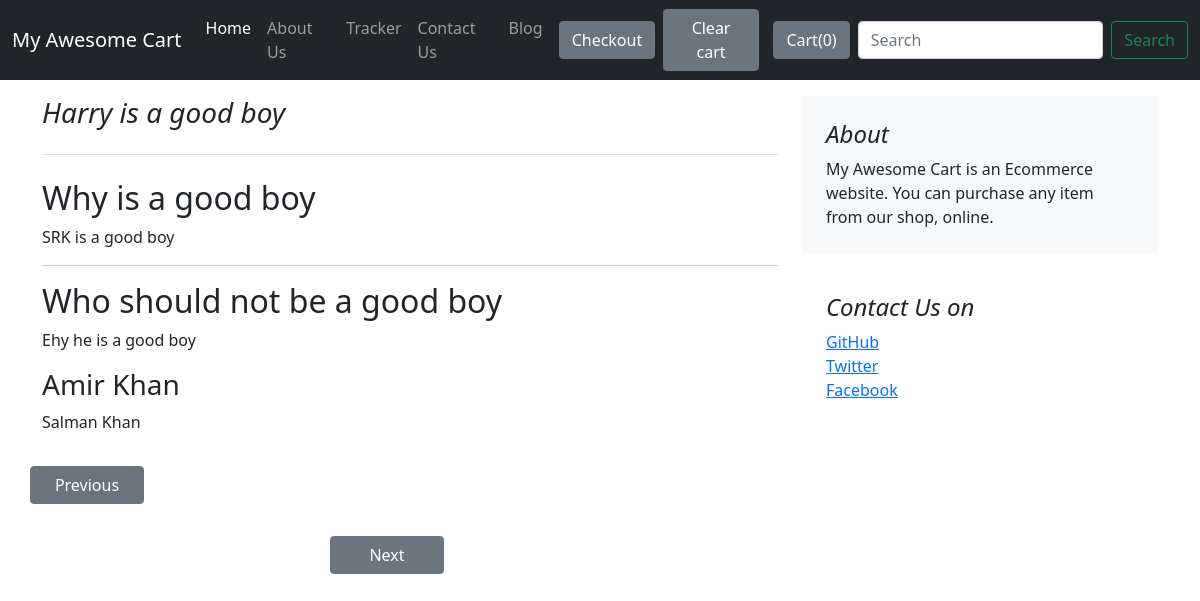
The page /blog/blogpost/1 on the database its author committed.
### blog/models.py (models this page shows)
class BlogPost(models.Model):
    post_id = models.AutoField(primary_key=True)
    title = models.CharField(max_length=50)
    head0 = models.CharField(max_length=500, default="")
    chead0 = models.CharField(max_length=5000, default="")
    head1 = models.CharField(max_length=500, default="")
    chead1 = models.CharField(max_length=5000, default="")
    head2 = models.CharField(max_length=500, default="")
    chead2 = models.CharField(max_length=5000, default="")
    pub_date = models.DateField()
    thumbnail = models.ImageField(upload_to = "shop/images", default="")
    def __str__(self):
        return self.title

### blog/views.py (the view)
# urls.py: path("blogpost/<int:id>", views.blogpost, name="blogHome")
def blogpost(request,id):
    post = BlogPost.objects.filter(post_id = id)[0]
    count= BlogPost.objects.all().count()
    print(post)
    print(count)
    return render(request, 'blog/blogpost.html',{
        'post': post, 'count': count
    })

### blog/templates/blog/blogpost.html (shortened to what this page needs)
{% extends 'blog/basic.html' %}
{% block body %}
<div class="container">
  <div class="row mt-3">
    <div class="col-md-8">
      <h3 class="pb-4 mb-4 fst-italic border-bottom">
        {{post.title}}
      </h3>
      <article class="blog-post">
        <h2 class="blog-post-title">{{post.head0}}</h2>
        <p>{{post.chead0}}</p>
        <hr>
        <h2>{{post.head1}}</h2>
        <p>{{post.chead1}}</p>
        <h3>{{post.head2}}</h3>
        <p>{{post.chead2}}</p>
      </article>
      <div class="row mt-3">
        <button id="prevbtn" class="btn btn-secondary my-3 left-margin" onclick="prev({{post.post_id}})">Previous</button>
        <button id="nextbtn" class="btn btn-secondary my-3 right-margin" onclick="next({{post.post_id}},{{count}})">Next</button>
      </div>
    </div>
    <div class="col-md-4">
      <div class="position-sticky" style="top: 2rem;">
        <div class="p-4 mb-3 bg-light rounded">
          <h4 class="fst-italic">About</h4>
          <p class="mb-0">My Awesome Cart is an Ecommerce website. You can purchase any item from our shop, online.</p>
        </div>
        <div class="p-4">
          <h4 class="fst-italic">Contact Us on</h4>
          <ol class="list-unstyled">
            <li><a href="#">GitHub</a></li>
            <li><a href="#">Twitter</a></li>
            <li><a href="#">Facebook</a></li>
          </ol>
        </div>
      </div>
    </div>
  </div>
</div>
{% endblock %}

### blog/templates/blog/blogpost.html (style rules this page uses)
.left-margin { margin-right: 300px !important; width: 15% !important; }
.right-margin { margin-left: 300px !important; width: 15% !important; }

### rows shown on the page
BlogPost: title "Harry is a good boy", head0 "Why is a good boy", chead0 "SRK is a good boy", head1 "Who should not be a good boy", chead1 "Ehy he is a good boy", head2 "Amir Khan", chead2 "Salman Khan"
